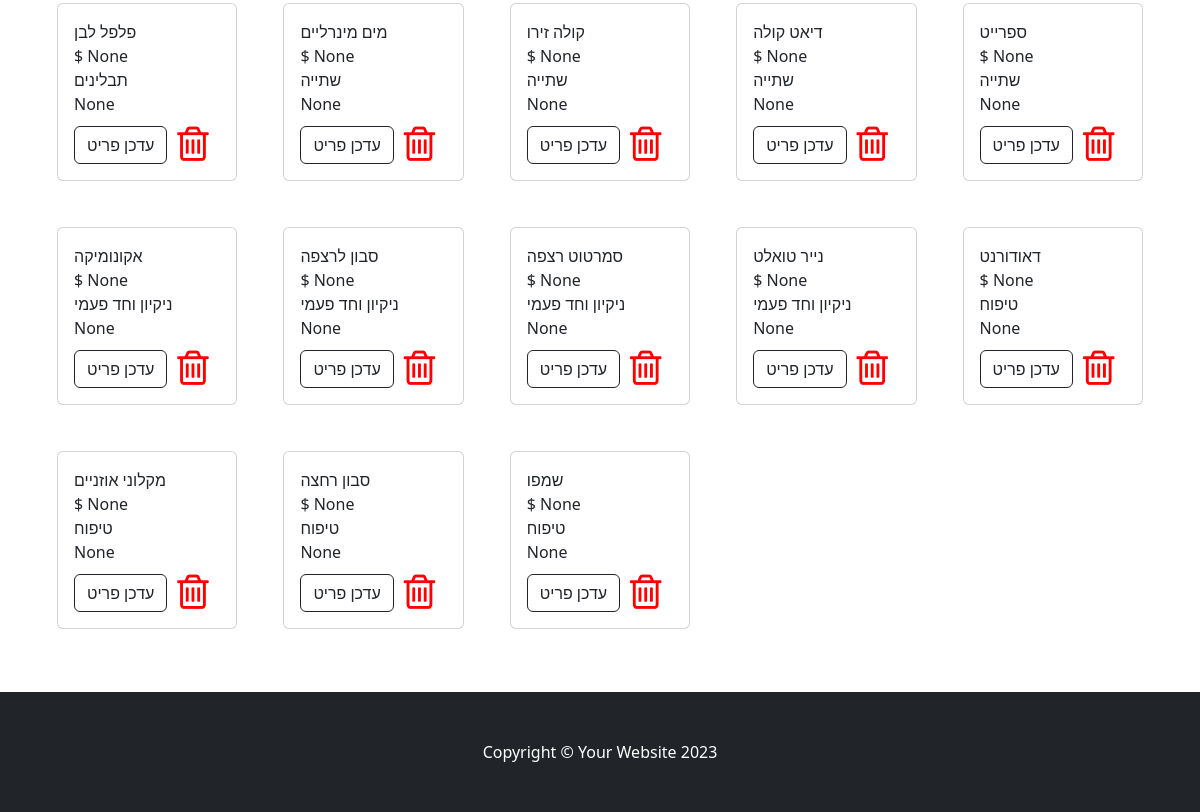
Page / (signed in, lower part) on the earlier database version.
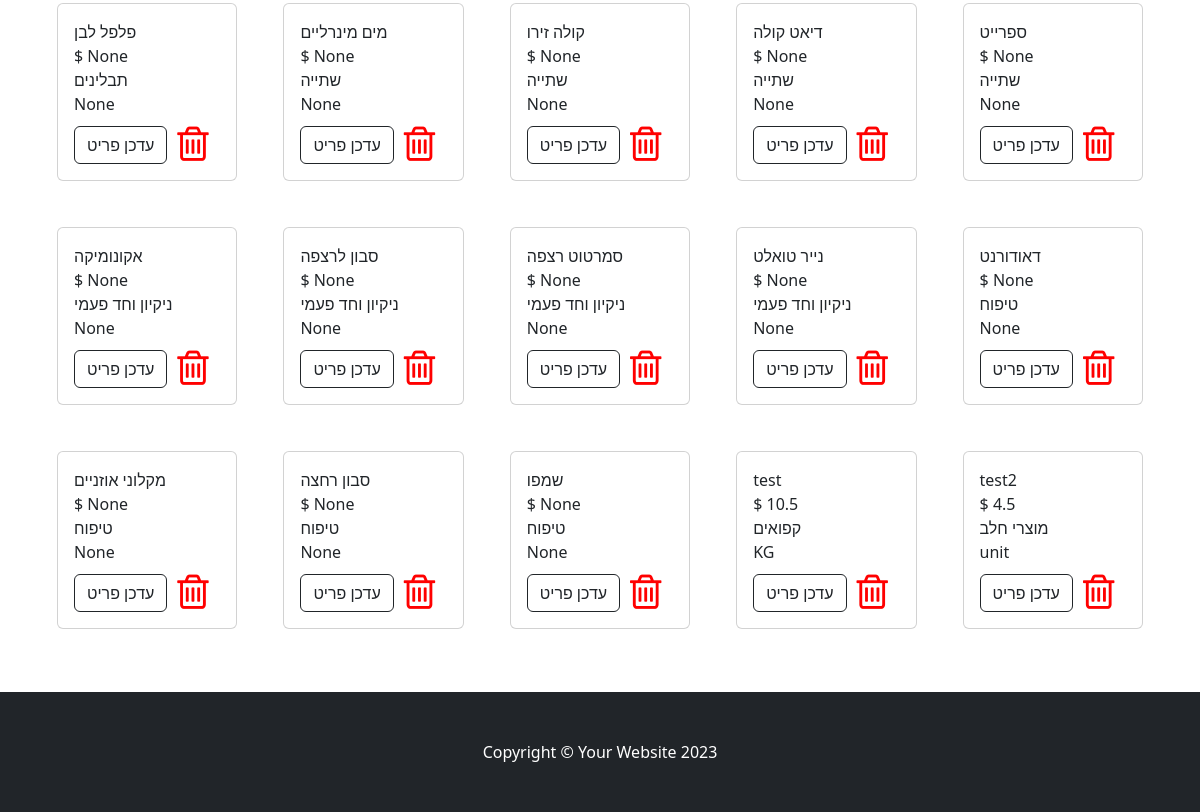
Same page on the later database version.
### tables this page shows
CREATE TABLE products (
        id INTEGER PRIMARY KEY AUTOINCREMENT,
        name TEXT NOT NULL,
        unit TEXT ,
        price REAL,
        category_id INTEGER,
        FOREIGN KEY (category_id) REFERENCES categories(id)
    );

CREATE TABLE categories (
        id INTEGER PRIMARY KEY AUTOINCREMENT,
        name TEXT UNIQUE NOT NULL
    );

### app.py (the view, shortened to what this page needs)
@app.route("/", methods=["GET", "POST"])
def index():
    if flask_login.current_user.is_authenticated:
        logger.info(str(flask_login.current_user.get_dict()) + "Has Logged in")
        data = database_read(f"select p.*,cat.name as catName from products p left JOIN categories cat on category_id = cat.id")
        categories =  database_read(f"select * from categories order by name;")
        return render_template('index.html',user=flask_login.current_user, all_items=data,categories=categories)
    else:
        return redirect("/login")

### HandelDB.py (called while the page is built)
def database_read(sql,data=None):
    connection = sqlite3.connect(database_filename)
    connection.row_factory = sqlite3.Row
    db = connection.cursor()
    if data:
         db.execute(sql, data)
    else:
         db.execute(sql)
    records = db.fetchall()
    rows = [dict(record) for record in records]
    db.close()
    connection.close()
    return rows

### app.py (called while the page is built)
@app.context_processor
def inject_user():
    return dict(user=flask_login.current_user)

@login_manager.user_loader
def load_user(userid):
    users = database_read(f"select  * from accounts where userid='{userid}';")
    if len(users)!=1:
        return None
    else:
        user = User(users[0]['userid'],users[0]['email'],users[0]['name'])
        user.id = userid
        return user

@app.teardown_appcontext
def close_connection(exception):
    db = getattr(g, '_database', None)
    if db is not None:
        db.close()

    def get_dict(self):
        return{'userid': self.id,'email': self.email, 'name': self.name}

### templates/index.html (shortened to what this page needs)
{% extends 'base.html' %}
{% block content %}
        <section class="py-5">
            <div class="container container-box">
                <div class="row row-cols-2 row-cols-sm-3 row-cols-md-4 row-cols-lg-5 g-3">
                    {% for product in all_items%}
                    <div class="col">
                    <div class="card" style="margin: 15px;">
                    <div class="card-body">
                        <div class="card-title">{{ product['name'] }}
                            <div class="card-text">
                                    $ {{ product['price'] }}
                                    <br>
                                    {{ product['catName'] }}
                                    <br>
                                    {{ product['unit'] }}
                                </div>
                            </div>
                            <div  class="">
                                <div  style="display: flex;" class="text-center"><a class="btn btn-outline-dark mt-auto" href="{{ url_for('edit_product', product_id= product['id']) }}">עדכן פריט</a>
                                    <span><i id="delproductbtn" class="fa fa-trash-o delprod" style="font-size: 40px;color: red;margin-left: 10px;"></i></span>
                                </div>
                            </div>
                        </div>
                    </div>
                </div>
                    {% endfor%}
            </div>
        </div>
        </section>
    {% endblock %}

Differences in the rows shown:
added products: name "test", price "10.5", catName "קפואים", unit "KG"
added products: name "test2", price "4.5", catName "מוצרי חלב", unit "unit"
